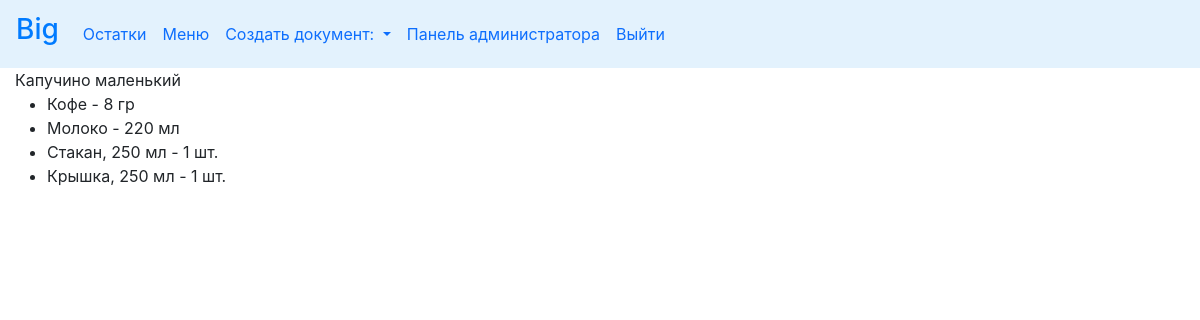
Page /cafecrm/kapuchino-malenkij (signed in) on the committed database.
### cafecrm/models.py (models this page shows, shortened)
class Drink(models.Model):
    DRINK = 'drink'
    SNACK = 'snack'
    MENU_TYPE = ((DRINK, 'напиток'), (SNACK, 'штучный товар'))
    drink_name = models.CharField(max_length=50, verbose_name='Название')
    slug = models.SlugField(unique='drink_name', blank=True)
    menu_type = models.CharField(max_length=20, choices=MENU_TYPE, verbose_name='Категория')
    class Meta:
        ordering = ('drink_name',)
        verbose_name = 'Drink'
        verbose_name_plural = 'Drinks'

class DrinkItem(models.Model):
    drink = models.ForeignKey(Drink, related_name='items', on_delete=models.CASCADE, verbose_name='Название')
    product = models.ForeignKey(Products, related_name='drink_items', on_delete=models.PROTECT, verbose_name='Продукт')
    quantity = models.PositiveIntegerField(default=0, verbose_name='Количество')

class Products(models.Model):
    PRODUCT = 'product'
    SNACK = 'snack'
    TARE = 'tare'
    PRODUCT_TYPE = ((PRODUCT, 'продукт'), (SNACK, 'штучный товар'), (TARE, 'тара'))
    PC = 'шт.'
    ML = 'мл'
    GR = 'гр'
    UNITS = ((PC, 'шт.'), (ML, 'мл'), (GR, 'гр'))
    product_name = models.CharField(max_length=250, verbose_name='Наименование')
    unit = models.CharField(max_length=20, choices=UNITS, verbose_name='Единица измерения')
    product_type = models.CharField(max_length=20, choices=PRODUCT_TYPE, verbose_name='Категория')
    slug = models.SlugField(max_length=200, db_index=True, unique='product_name')
    price = models.DecimalField(max_digits=10, decimal_places=2, default=0.00, verbose_name='Цена')
    stock = models.PositiveIntegerField(default=0, verbose_name='Остаток')
    min_stock = models.PositiveSmallIntegerField(default=0, verbose_name='Минимальный остаток')
    description = models.TextField(blank=True, verbose_name='Описание')
    need_to_order = property(
        lambda self: (self.min_stock - self.stock if self.stock < self.min_stock else 0)
        )
    class Meta:
        verbose_name = 'Product'
        verbose_name_plural = 'Products'
        ordering = ['product_type', 'product_name']
        index_together = (('id', 'slug'),)
    def __str__(self):
        return '{}'.format(self.product_name)

### cafecrm/views.py (the view)
# urls.py: path('cafecrm/<slug:slug>', views.drink_detail, name='drink_detail'),
def drink_detail(request, slug):
    drink = get_object_or_404(Drink,
                              slug=slug
                              )
    drink_items = DrinkItem.objects.filter(drink_id=drink.pk)
    context = {
        'drink_items': drink_items,
        'drink': drink
    }
    return render(request,
                  'cafecrm/drink_detail.html', context)

### doc_temp/context_processors.py (called while the page is built)
def doc(request):
    return {'doc_temp': Doctemp(request)}

### templates/cafecrm/drink_detail.html (shortened to what this page needs)
{% extends "cafecrm/base.html" %}
{% load static %}
{% block content %}
    <div class="product-detail">
        {{ drink.drink_name }}
        <ul>
            {% for item in drink_items %}
                <li>
                    {{ item.product }} - {{ item.quantity }} {{ item.product.unit }}
                </li>
            {% endfor %}
        </ul>
        </div>
{% endblock %}

### templates/cafecrm/base.html (shortened to what this page needs)
{% load static %}
<!DOCTYPE html>
<html lang="en">
<head>
    <link href="https://cdn.jsdelivr.net/npm/bootstrap@5.0.0/dist/css/bootstrap.min.css" rel="stylesheet" >
	<link rel="stylesheet" href="https://maxcdn.bootstrapcdn.com/bootstrap/4.0.0-beta.3/css/bootstrap.min.css">
    <link rel="stylesheet" href="{% static 'cafecrm/css/style.css' %}" type="text/css">
</head>
<body>
<div class="container-fluid">
    <div class="row align-items-start" id="nav">
        {% if user.is_superuser %}
    	<nav class="navbar navbar-expand-lg bg-body-tertiary" style="background-color: #e3f2fd;">
			<a class="navbar-brand" href="{% url 'cafecrm:home' %}"><h3>{{ user.first_name }}</h3></a>
		  	<div class="collapse navbar-collapse" id="navbarSupportedContent">
		  		<ul class="navbar-nav mr-auto">
                    <li class="nav-item active">
                        <a class="nav-link" href="{% url 'cafecrm:stock' %}" title="Остатки на складе">Остатки</a>
                    </li>
                    <li class="nav-item active">
                        <a class="nav-link" href="{% url 'cafecrm:menu' %}" title="Что в продаже">Меню</a>
                    </li>
                    <li class="nav-item dropdown">
                        <a class="nav-link dropdown-toggle" href="#" role="button" data-bs-toggle="dropdown" aria-expanded="false">
                        Создать документ: </a>
                    </li>
                    <li class="nav-item active">
                        <a class="nav-link" href="admin/">Панель администратора</a>
                    </li>
                <li class="nav-item active">
                        <a class="nav-link" href="{% url 'cafecrm:logout' %}">Выйти</a>
                    </li>
		  		</ul>
		  	</div>
		</nav>
    {% endif %}
    </div>
    <div id="content">
        {% block content %}
        {% endblock %}
    </div>
</div>
</body>
</html>

### cafecrm/static/cafecrm/css/style.css (style rules this page uses)
#content { padding-bottom: 5%; }
html,body { margin: 0; padding: 0; height: 100%; }

### rows in the picture
Drink: drink_name "Капучино маленький"
DrinkItem: product "Кофе", quantity "8", product.unit "гр"
DrinkItem: product "Молоко", quantity "220", product.unit "мл"
DrinkItem: product "Стакан, 250 мл", quantity "1", product.unit "шт."
DrinkItem: product "Крышка, 250 мл", quantity "1", product.unit "шт."

### other values in the picture
{{ user.first_name }} "Big"
